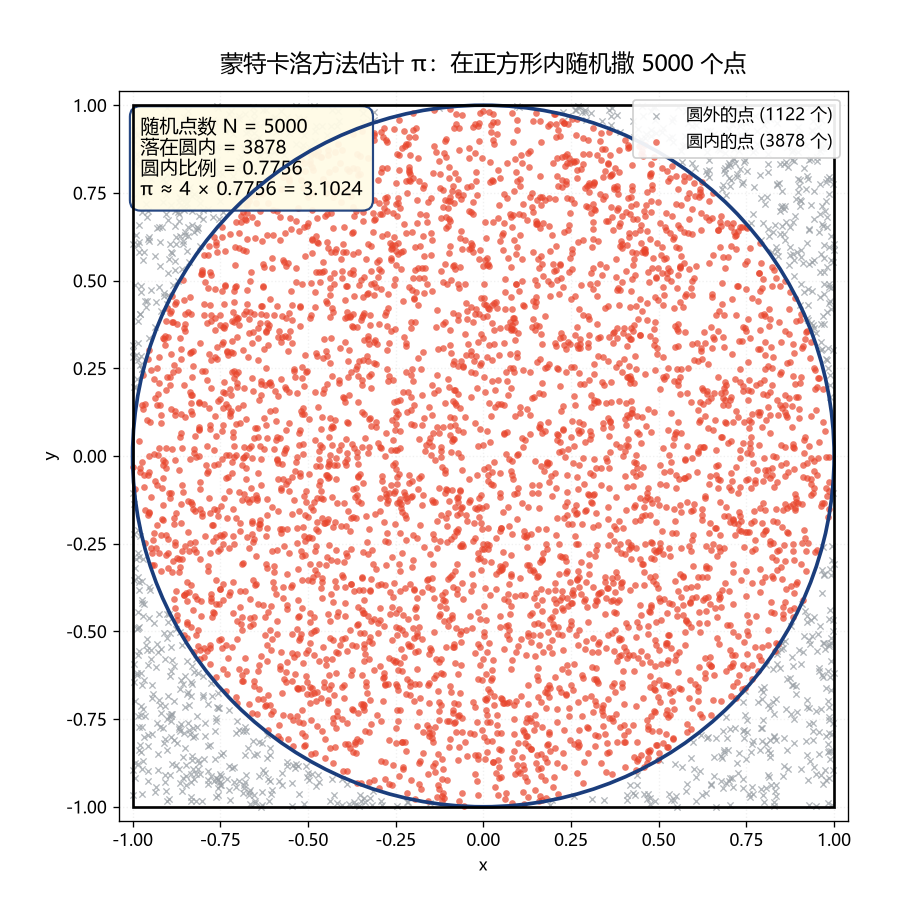

This figure's Python source:
# -*- coding: utf-8 -*-
"""
蒙特卡洛方法估计圆周率 pi —— 数学实验
=====================================================

实验区域 : 边长 2 的正方形  [-1, 1] x [-1, 1]
目标区域 : 半径 1 的单位圆    x^2 + y^2 <= 1

核心公式 :  pi ~= 4 * (圆内点数 / 总点数)

重要说明:
    整个"模拟与估计"过程中, 程序完全没有使用 pi 的数值。
    真实的 pi 只在最后一步(计算误差、画参考线)才被引入用于比较。

输出文件(全部保存在本脚本所在目录):
    monte_carlo_pi.png      -- 第一幅图: N=5000 的随机点分布
    pi_convergence.png      -- 第二幅图: 估计值随 N 的收敛过程
    monte_carlo_results.csv -- 四组实验的结果记录
"""

import math
import os
import time

import numpy as np

import matplotlib
matplotlib.use("Agg")          # 无窗口后端, 只存图片文件
import matplotlib.pyplot as plt
from matplotlib import font_manager
from matplotlib.patches import Circle

# ----------------------------------------------------------------------
# 0. 基本设置
# ----------------------------------------------------------------------
BASE_DIR = os.path.dirname(os.path.abspath(__file__))

# 中文字体: 依次尝试, 取第一个系统里真实存在的字体
_CANDIDATE_FONTS = ["Microsoft YaHei", "SimHei", "SimSun", "Noto Sans CJK SC",
                    "Source Han Sans SC", "WenQuanYi Micro Hei", "DejaVu Sans"]
_INSTALLED = {f.name for f in font_manager.fontManager.ttflist}
for _name in _CANDIDATE_FONTS:
    if _name in _INSTALLED:
        plt.rcParams["font.sans-serif"] = [_name]
        break
plt.rcParams["axes.unicode_minus"] = False     # 负号正常显示
plt.rcParams["figure.dpi"] = 120

SEED = 2025                       # 固定随机种子, 保证结果可复现
SAMPLE_SIZES = [100, 1000, 10000, 100000]

# 真实 pi: 只用于"最后"的比较, 不参与任何模拟计算
PI_TRUE = math.pi


# ----------------------------------------------------------------------
# 1. 核心函数: 抛点 -> 数圆内点数 -> 估计 pi
# ----------------------------------------------------------------------
def monte_carlo_pi(n, rng):
    """在 [-1,1]^2 上均匀撒 n 个点, 返回 (pi估计值, 圆内点数, x数组, y数组)"""
    x = rng.uniform(-1.0, 1.0, n)          # x 坐标: [-1,1] 上均匀分布
    y = rng.uniform(-1.0, 1.0, n)          # y 坐标: [-1,1] 上均匀分布
    inside = (x * x + y * y) <= 1.0        # 落点是否在单位圆内
    n_inside = int(np.count_nonzero(inside))
    pi_hat = 4.0 * n_inside / n            # 关键公式
    return pi_hat, n_inside, x, y, inside


# ----------------------------------------------------------------------
# 2. 四组实验: N = 100 / 1000 / 10000 / 100000
# ----------------------------------------------------------------------
def run_experiments(sample_sizes, base_seed=SEED):
    """四组相互独立的随机实验"""
    records = []
    for k, n in enumerate(sample_sizes):
        rng = np.random.default_rng(base_seed + 1000 * k)   # 每组独立种子
        t0 = time.perf_counter()
        pi_hat, n_inside, _, _, _ = monte_carlo_pi(n, rng)
        elapsed = time.perf_counter() - t0
        records.append({
            "N": n,
            "n_inside": n_inside,
            "n_outside": n - n_inside,
            "ratio": n_inside / n,
            "pi_hat": pi_hat,
            "abs_error": abs(pi_hat - PI_TRUE),
            "rel_error_pct": abs(pi_hat - PI_TRUE) / PI_TRUE * 100.0,
            "seconds": elapsed,
        })
    return records


def print_records(records):
    print("=" * 78)
    print("四组蒙特卡洛实验 (真实 pi = %.10f, 仅用于比较误差)" % PI_TRUE)
    print("=" * 78)
    header = "%8s %10s %10s %10s %9s %10s" % (
        "N", "圆内点数", "圆内比例", "pi估计值", "绝对误差", "相对误差%")
    print(header)
    print("-" * 78)
    for r in records:
        print("%8d %10d %10.5f %10.5f %9.5f %9.3f%%" % (
            r["N"], r["n_inside"], r["ratio"], r["pi_hat"],
            r["abs_error"], r["rel_error_pct"]))
    print("-" * 78)
    # 检验: 绝对误差是否大致按 1/sqrt(N) 缩小
    for a, b in zip(records[:-1], records[1:]):
        ratio_n = b["N"] / a["N"]
        print("N: %6d -> %6d (x%g)   误差缩小到原来的 %.2f 倍   "
              "理论(1/sqrt)约 %.2f 倍"
              % (a["N"], b["N"], ratio_n,
                 b["abs_error"] / a["abs_error"] if a["abs_error"] > 0 else float("nan"),
                 1.0 / math.sqrt(ratio_n)))
    print()


# ----------------------------------------------------------------------
# 3. 第一幅图: N = 5000 的随机点分布
# ----------------------------------------------------------------------
def plot_demo(n_demo=5000, seed=SEED + 7):
    rng = np.random.default_rng(seed)
    pi_hat, n_inside, x, y, inside = monte_carlo_pi(n_demo, rng)

    fig, ax = plt.subplots(figsize=(7.6, 7.6))
    fig.subplots_adjust(left=0.09, right=0.97, top=0.90, bottom=0.10)

    # 圆外的点: 灰色小叉
    ax.scatter(x[~inside], y[~inside], s=14, marker="x", linewidths=0.8,
               c="#9aa0a6", alpha=0.75, label="圆外的点 (%d 个)" % (n_demo - n_inside))
    # 圆内的点: 红色实心圆
    ax.scatter(x[inside], y[inside], s=16, marker="o", linewidths=0,
               c="#e8452c", alpha=0.70, label="圆内的点 (%d 个)" % n_inside)

    # 单位圆边界
    ax.add_patch(Circle((0, 0), 1.0, fill=False, ec="#1a3d7c", lw=2.2, zorder=5))
    # 正方形边界
    ax.add_patch(plt.Rectangle((-1, -1), 2, 2, fill=False, ec="black", lw=1.6, zorder=5))

    ax.set_xlim(-1.04, 1.04)
    ax.set_ylim(-1.04, 1.04)
    ax.set_aspect("equal")
    ax.set_xlabel("x")
    ax.set_ylabel("y")
    ax.set_title("蒙特卡洛方法估计 π：在正方形内随机撒 %d 个点" % n_demo,
                 fontsize=14, pad=12)
    ax.grid(alpha=0.18, linestyle=":")
    ax.legend(loc="upper right", fontsize=10, framealpha=0.92)

    txt = ("随机点数 N = %d\n"
           "落在圆内 = %d\n"
           "圆内比例 = %.4f\n"
           "π ≈ 4 × %.4f = %.4f"
           % (n_demo, n_inside, n_inside / n_demo, n_inside / n_demo, pi_hat))
    ax.text(0.03, 0.965, txt, transform=ax.transAxes, fontsize=11.5,
            va="top", ha="left",
            bbox=dict(boxstyle="round,pad=0.55", facecolor="#fffbe6",
                      edgecolor="#1a3d7c", linewidth=1.3, alpha=0.95))

    out = os.path.join(BASE_DIR, "monte_carlo_pi.png")
    fig.savefig(out)
    plt.close(fig)
    print("[图1] 已保存: %s   (N=%d, 圆内=%d, pi估计=%.5f)"
          % (out, n_demo, n_inside, pi_hat))
    return pi_hat, n_inside, n_demo


# ----------------------------------------------------------------------
# 4. 第二幅图: 估计值随 N 的收敛过程
# ----------------------------------------------------------------------
def convergence_data(max_n=100000, n_runs=8, base_seed=SEED + 20):
    """做 n_runs 条独立的"长实验", 记录累计估计值曲线"""
    n_axis = np.arange(1, max_n + 1)
    curves = np.empty((n_runs, max_n))
    for i in range(n_runs):
        rng = np.random.default_rng(base_seed + i)
        x = rng.uniform(-1.0, 1.0, max_n)
        y = rng.uniform(-1.0, 1.0, max_n)
        inside = (x * x + y * y) <= 1.0
        cum = np.cumsum(inside)                    # 累计圆内点数
        curves[i] = 4.0 * cum / n_axis             # 累计估计值
    return n_axis, curves


def plot_convergence(records, max_n=100000, n_runs=8):
    n_axis, curves = convergence_data(max_n=max_n, n_runs=n_runs)

    fig, axes = plt.subplots(1, 2, figsize=(15.0, 6.2))
    fig.subplots_adjust(left=0.06, right=0.985, top=0.87, bottom=0.11, wspace=0.22)

    # ---------- (a) 累计估计值 vs N ----------
    ax = axes[0]
    ck = np.unique(np.round(np.logspace(0, np.log10(max_n), 260)).astype(int))
    ck = ck[(ck >= 1) & (ck <= max_n)]

    for i in range(n_runs):
        ax.plot(ck, curves[i][ck - 1], lw=0.8, alpha=0.35, color="#7a8ea8",
                label="单次实验的累计估计" if i == 0 else None)
    ax.plot(ck, curves[0][ck - 1], lw=2.4, color="#e8452c",
            label="第 1 次实验（加粗）")
    ax.axhline(PI_TRUE, color="#1a3d7c", ls="--", lw=2.0,
               label="真实 π = %.5f（仅作参考线）" % PI_TRUE)

    # 四组实验的结果点
    ax.scatter([r["N"] for r in records], [r["pi_hat"] for r in records],
               s=70, marker="D", c="black", zorder=6,
               label="四组实验的估计值")
    for r in records:
        ax.annotate("%.3f" % r["pi_hat"], (r["N"], r["pi_hat"]),
                    textcoords="offset points", xytext=(6, 8), fontsize=9.5)

    ax.set_xscale("log")
    ax.set_xlim(1, max_n * 1.15)
    ax.set_ylim(PI_TRUE - 0.75, PI_TRUE + 0.75)
    ax.set_xlabel("随机点数量 N（对数坐标）")
    ax.set_ylabel("π 的估计值  4 × 圆内比例")
    ax.set_title("(a) 估计值随样本量的收敛过程", fontsize=13)
    ax.grid(alpha=0.25, which="both", linestyle=":")
    ax.legend(loc="lower right", fontsize=9.5, framealpha=0.93)

    # ---------- (b) 平均绝对误差 vs N ----------
    ax2 = axes[1]
    err = np.abs(curves - PI_TRUE)
    mean_err = err.mean(axis=0)
    ax2.plot(n_axis, mean_err, lw=2.2, color="#e8452c",
             label="%d 次独立实验的平均绝对误差" % n_runs)

    guide = mean_err[9] * np.sqrt(10.0) / np.sqrt(n_axis)   # 以 N=10 处为基准
    ax2.plot(n_axis, guide, lw=1.6, ls="--", color="#1a3d7c",
             label="参照斜率 ∝ 1/√N")

    for r in records:
        ax2.scatter([r["N"]], [r["abs_error"]], s=62, marker="D", c="black",
                    zorder=6, label="四组实验的误差" if r["N"] == records[0]["N"] else None)

    ax2.set_xscale("log")
    ax2.set_yscale("log")
    ax2.set_xlim(1, max_n * 1.15)
    ax2.set_ylim(2e-4, 4.0)
    ax2.set_xlabel("随机点数量 N（对数坐标）")
    ax2.set_ylabel("|π 的估计值 − 真实 π|（对数坐标）")
    ax2.set_title("(b) 误差随样本量的下降趋势", fontsize=13)
    ax2.grid(alpha=0.25, which="both", linestyle=":")
    ax2.legend(loc="lower left", fontsize=9.5, framealpha=0.93)

    fig.suptitle("蒙特卡洛方法估计 π：样本量越大，结果越稳定",
                 fontsize=15, y=0.965)
    out = os.path.join(BASE_DIR, "pi_convergence.png")
    fig.savefig(out)
    plt.close(fig)
    print("[图2] 已保存: %s" % out)


# ----------------------------------------------------------------------
# 5. 结果写入 CSV
# ----------------------------------------------------------------------
def save_csv(records):
    out = os.path.join(BASE_DIR, "monte_carlo_results.csv")
    with open(out, "w", encoding="utf-8-sig") as f:
        f.write("N,圆内点数,圆外点数,圆内比例,pi估计值,绝对误差,相对误差百分比,耗时秒\n")
        for r in records:
            f.write("%d,%d,%d,%.6f,%.6f,%.6f,%.4f,%.6f\n" % (
                r["N"], r["n_inside"], r["n_outside"], r["ratio"],
                r["pi_hat"], r["abs_error"], r["rel_error_pct"], r["seconds"]))
    print("[数据] 已保存: %s" % out)


def save_convergence_stats(records, max_n=100000, n_runs=8):
    """多次重复实验: 统计不同 N 处的平均绝对误差, 说明"误差随 N 下降"是趋势而非必然"""
    n_axis, curves = convergence_data(max_n=max_n, n_runs=n_runs)
    out = os.path.join(BASE_DIR, "monte_carlo_convergence.csv")
    print("\n" + "=" * 78)
    print("重复 %d 次独立实验的统计（用于观察趋势）" % n_runs)
    print("=" * 78)
    print("%8s %12s %12s %12s %12s" % ("N", "平均估计值", "平均绝对误差",
                                        "最大绝对误差", "最小绝对误差"))
    print("-" * 78)
    with open(out, "w", encoding="utf-8-sig") as f:
        f.write("N,平均估计值,平均绝对误差,最大绝对误差,最小绝对误差\n")
        for r in records:
            n = r["N"]
            vals = curves[:, n - 1]
            e = np.abs(vals - PI_TRUE)
            print("%8d %12.5f %12.5f %12.5f %12.5f"
                  % (n, vals.mean(), e.mean(), e.max(), e.min()))
            f.write("%d,%.6f,%.6f,%.6f,%.6f\n"
                    % (n, vals.mean(), e.mean(), e.max(), e.min()))
    print("-" * 78)
    print("[数据] 已保存: %s\n" % out)


# ----------------------------------------------------------------------
# main
# ----------------------------------------------------------------------
if __name__ == "__main__":
    print("中文字体:", plt.rcParams["font.sans-serif"][0])
    records = run_experiments(SAMPLE_SIZES)
    print_records(records)
    save_csv(records)
    save_convergence_stats(records)
    plot_demo(n_demo=5000)
    plot_convergence(records)
    print("\n全部完成。")
